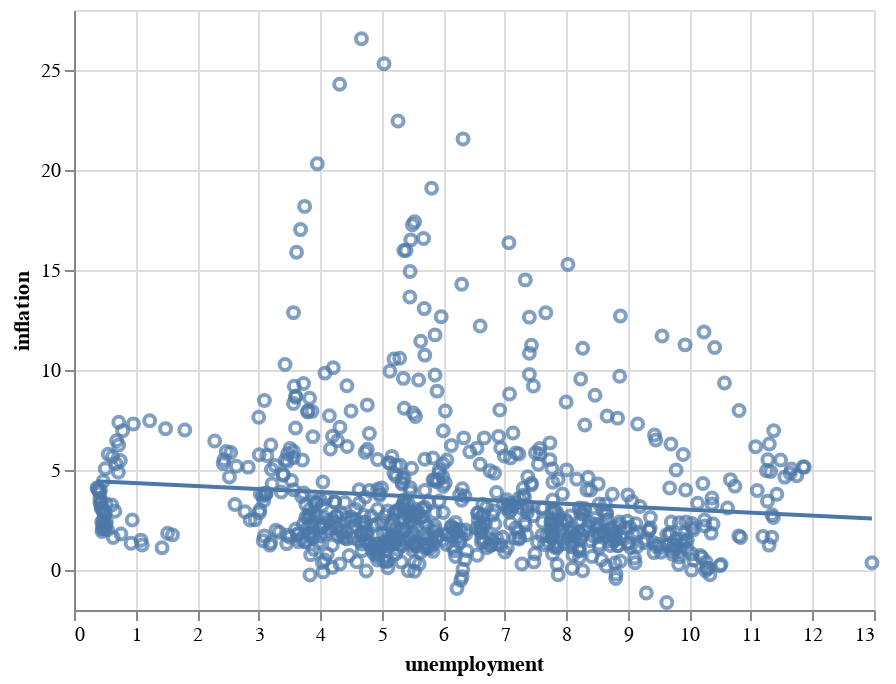

The notebook cell this image was saved under:
### Markdown cell above
__The following graph plots a regression line, but for all countries, it is rather meaningless. Can you restrict the data to France only?__

### Code cell
chart = alt.Chart(df).mark_point().encode(
    x='unemployment',
    y='inflation',
    # find a way to separate on the graph data from France and US
)
chart + chart.transform_regression('unemployment', 'inflation').mark_line()

### Figure 1 — Vega-Lite specification as saved in the notebook (floating-point values rounded to 4 significant figures; data arrays with more than 128 entries replaced by an {"elided": "..."} marker saying what was removed)
{"config": {"view": {"continuousWidth": 400, "continuousHeight": 300}}, "layer": [{"mark": "point", "encoding": {"x": {"type": "quantitative", "field": "unemployment"}, "y": {"type": "quantitative", "field": "inflation"}}}, {"mark": "line", "encoding": {"x": {"type": "quantitative", "field": "unemployment"}, "y": {"type": "quantitative", "field": "inflation"}}, "transform": [{"on": "unemployment", "regression": "inflation"}]}], "data": {"name": "data-fadf9957ac13d05d3f3350711eea4cf4"}, "$schema": "https://vega.github.io/schema/vega-lite/v4.8.1.json", "datasets": {"data-fadf9957ac13d05d3f3350711eea4cf4": {"elided": "796 records"}}}
